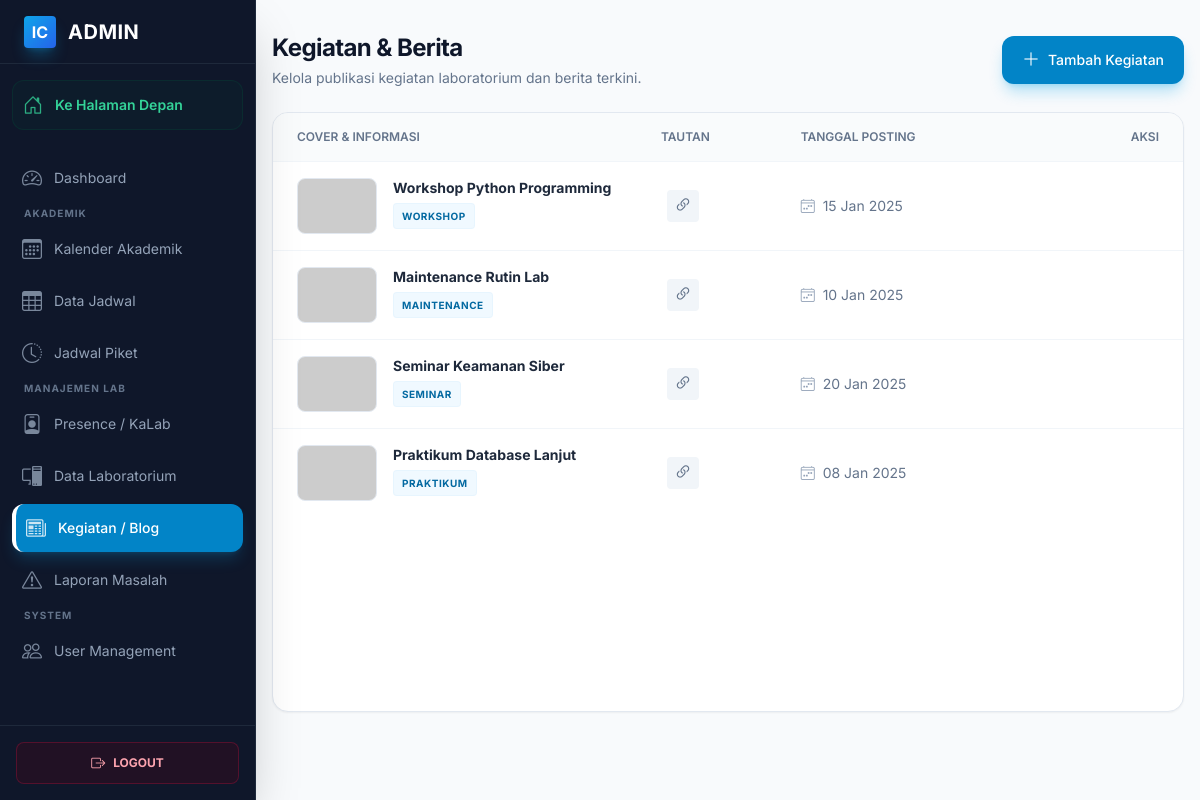
The app's page /public/admin/activities (signed in) with its own data.
### tables this page shows
CREATE TABLE `lab_activities` (
  `id` int(11) NOT NULL,
  `title` varchar(200) NOT NULL,
  `image_cover` varchar(255) DEFAULT NULL,
  `activity_type` enum('praktikum','workshop','seminar','maintenance','other') NOT NULL,
  `activity_date` date NOT NULL,
  `location` varchar(100) DEFAULT NULL,
  `description` text DEFAULT NULL,
  `status` enum('draft','published','cancelled') DEFAULT 'draft',
  `created_by` int(11) NOT NULL,
  `created_at` timestamp NOT NULL DEFAULT current_timestamp()
);

### app/controllers/AdminController.php (called while the page is built, shortened)
<?php
class AdminController extends Controller
{
    public function listActivities()
    {
        $activityModel = $this->model('LabActivityModel');
        $data = [
            'activities' => $activityModel->getAllActivities()
        ];
        $this->view('admin/activities/index', $data);
    }
}

### app/core/Router.php (called while the page is built, shortened)
<?php
class Router {
    private $routes = [];
    private $params = [];
    private function addRoute($method, $uri, $controller) {
        $this->routes[] = [
            'method' => $method,
            'uri' => $uri,
            'controller' => $controller
        ];
    }
    public function dispatch() {
        $requestMethod = $_SERVER['REQUEST_METHOD'];
        $requestUri = $this->getRequestUri();
        foreach ($this->routes as $route) {
            if ($route['method'] !== $requestMethod) {
                continue;
            }
            if ($this->matchRoute($route['uri'], $requestUri)) {
                return $this->callController($route['controller']);
            }
        }
    }
    private function getRequestUri() {
        $uri = $_GET['url'] ?? '/';
        $uri = '/' . trim($uri, '/');
        return $uri;
    }
    private function matchRoute($pattern, $uri) {
        $pattern = preg_replace('/\/:([^\/]+)/', '/(?P<$1>[^/]+)', $pattern);
        $pattern = '#^' . $pattern . '$#';
        if (preg_match($pattern, $uri, $matches)) {
            $this->params = array_filter($matches, 'is_string', ARRAY_FILTER_USE_KEY);
            return true;
        }
        return false;
    }
    private function callController($controllerString) {
        list($controllerName, $method) = explode('@', $controllerString);
        $controller = new $controllerName();
        call_user_func_array([$controller, $method], $this->params);
    }
}

### public/index.php (called while the page is built, shortened)
<?php
require_once APP_PATH . '/core/Router.php';
require_once APP_PATH . '/core/Controller.php';
require_once APP_PATH . '/core/Model.php';
require_once APP_PATH . '/config/database.php';
require_once APP_PATH . '/helpers/functions.php';
$router = new Router();
$router->dispatch();

### app/helpers/functions.php (called while the page is built, shortened)
<?php
function e($string) {
    return htmlspecialchars($string, ENT_QUOTES, 'UTF-8');
}
function formatDate($date, $format = 'd M Y') {
    return date($format, strtotime($date));
}
function url($path = '') {
    return BASE_URL . '/' . ltrim($path, '/');
}

### app/core/Model.php (called while the page is built, shortened)
<?php
class Model {
    protected $db;
    public function __construct() {
        $this->db = getDBConnection();
    }
    public function query($sql, $params = []) {
        $stmt = $this->db->prepare($sql);
        $stmt->execute($params);
        return $stmt->fetchAll();
    }
}

### app/config/database.php (called while the page is built, shortened)
<?php
function getDBConnection()
{
    static $pdo = null;
    if ($pdo === null) {
        try {
            $dsn = "mysql:host=" . DB_HOST . ";port=" . DB_PORT . ";dbname=" . DB_NAME . ";charset=" . DB_CHARSET;
            $options = [
                PDO::ATTR_ERRMODE            => PDO::ERRMODE_EXCEPTION,
                PDO::ATTR_DEFAULT_FETCH_MODE => PDO::FETCH_ASSOC,
                PDO::ATTR_EMULATE_PREPARES   => false,
            ];
            $pdo = new PDO($dsn, DB_USER, DB_PASS, $options);
        } catch (PDOException $e) {
            die("Database connection failed: " . $e->getMessage());
        }
    }
    return $pdo;
}

### app/models/LabActivityModel.php (called while the page is built, shortened)
<?php
class LabActivityModel extends Model
{
    public function getAllActivities()
    {
        $sql = "SELECT a.*, u.name as author_name
                FROM lab_activities a
                JOIN users u ON a.created_by = u.id
                ORDER BY a.created_at DESC";
        return $this->query($sql);
    }
}

### app/views/admin/activities/index.php (the view, shortened to what this page needs)
<?php include APP_PATH . '/views/layouts/header.php'; ?>
<div class="antialiased bg-slate-50 min-h-screen">
    <?php include APP_PATH . '/views/layouts/sidebar.php'; ?>
    <main class="p-4 sm:ml-64 pt-8 transition-all duration-300">
        <div class="max-w-7xl mx-auto">
            <div class="flex flex-col sm:flex-row justify-between items-start sm:items-center mb-6 gap-4">
                <div>
                    <h1 class="text-2xl font-bold tracking-tight text-slate-900">Kegiatan & Berita</h1>
                    <p class="text-slate-500 text-sm mt-1">Kelola publikasi kegiatan laboratorium dan berita terkini.</p>
                </div>
                <a href="<?= url('/admin/activities/create') ?>"
                   class="inline-flex items-center gap-2 bg-primary-600 hover:bg-primary-700 text-white text-sm font-medium px-5 py-2.5 rounded-xl shadow-lg shadow-primary-500/30 transition-all transform hover:-translate-y-0.5 focus:ring-4 focus:ring-primary-100">
                    <i class="bi bi-plus-lg text-lg"></i>
                    <span>Tambah Kegiatan</span>
                </a>
            </div>
            <div class="bg-white border border-slate-200 rounded-2xl shadow-sm overflow-hidden min-h-[600px] flex flex-col">
                <div class="overflow-x-auto w-full">
                    <table class="w-full text-sm text-left text-slate-600">
                        <thead class="text-xs text-slate-500 uppercase bg-slate-50/80 border-b border-slate-100">
                            <tr>
                                <th scope="col" class="px-6 py-4 font-semibold w-[40%]">Cover & Informasi</th>
                                <th scope="col" class="px-6 py-4 font-semibold">Tautan</th>
                                <th scope="col" class="px-6 py-4 font-semibold">Tanggal Posting</th>
                                <th scope="col" class="px-6 py-4 font-semibold text-right">Aksi</th>
                            </tr>
                        </thead>
                        <tbody class="divide-y divide-slate-100">
                            <?php if (!empty($activities)): ?>
                                <?php foreach ($activities as $activity): ?>
                                    <tr class="group hover:bg-slate-50/80 transition-colors duration-200">
                                        <td class="px-6 py-4">
                                            <div class="flex items-start gap-4">
                                                <div class="w-20 h-14 rounded-lg overflow-hidden bg-slate-100 shrink-0 border border-slate-200 relative group-hover:shadow-sm transition-all">
                                                    <?php if (!empty($activity['image_cover'])): ?>
                                                        <img src="<?= e($activity['image_cover']) ?>" class="w-full h-full object-cover transition-transform duration-500 group-hover:scale-110">
                                                    <?php else: ?>
                                                        <div class="w-full h-full flex items-center justify-center text-slate-400">
                                                            <i class="bi bi-image text-xl"></i>
                                                        </div>
                                                    <?php endif; ?>
                                                </div>
                                                <div class="flex-1 min-w-0">
                                                    <div class="font-bold text-slate-800 line-clamp-2 leading-snug mb-1.5">
                                                        <?= e($activity['title']) ?>
                                                    </div>
                                                    <span class="inline-flex items-center px-2 py-0.5 rounded text-[10px] font-bold uppercase tracking-wider bg-primary-50 text-primary-700 border border-primary-100/50">
                                                        <?= e($activity['activity_type']) ?>
                                                    </span>
                                                </div>
                                            </div>
                                        </td>
                                        <td class="px-6 py-4">
                                            <a href="<?= e($activity['link_url']) ?>" target="_blank"
                                               class="group/link flex items-center gap-2 max-w-[200px] text-slate-500 hover:text-primary-600 transition-colors p-1.5 rounded-lg hover:bg-white">
                                                <div class="w-8 h-8 rounded bg-slate-100 flex items-center justify-center text-slate-500 group-hover/link:bg-primary-50 group-hover/link:text-primary-600 transition-colors shrink-0">
                                                    <i class="bi bi-link-45deg text-lg"></i>
                                                </div>
                                            </a>
                                        </td>
                                        <td class="px-6 py-4 whitespace-nowrap">
                                            <div class="flex items-center gap-2 text-slate-500">
                                                <i class="bi bi-calendar4-week text-slate-400"></i>
                                                <span><?= formatDate($activity['activity_date']) ?></span>
                                            </div>
                                        </td>
                                        <td class="px-6 py-4 text-right">
                                        </td>
                                    </tr>
                                <?php endforeach; ?>
                            <?php endif; ?>
                        </tbody>
                    </table>
                </div>
            </div>
        </div>
    </main>
</div>

### public/assets/css/style.css (style rules this page uses)
:root { --primary-color: #2563eb; --secondary-color: #475569; --success-color: #10b981; --danger-color: #ef4444; --warning-color: #f59e0b; --light-bg: #f8fafc; --dark-text: #1e293b; --border-color: #e2e8f0; }
* { margin: 0; padding: 0; box-sizing: border-box; }
body { font-family: 'Segoe UI', Tahoma, Geneva, Verdana, sans-serif; background-color: var(--light-bg); color: var(--dark-text); line-height: 1.6; }

### app/views/layouts/header.php (style rules this page uses)
body { font-family: 'Inter', sans-serif; }

### records on screen
lab_activities: title "Workshop Python Programming", activity_type "WORKSHOP", activity_date "15 Jan 2025"
lab_activities: title "Maintenance Rutin Lab", activity_type "MAINTENANCE", activity_date "10 Jan 2025"
lab_activities: title "Seminar Keamanan Siber", activity_type "SEMINAR", activity_date "20 Jan 2025"
lab_activities: title "Praktikum Database Lanjut", activity_type "PRAKTIKUM", activity_date "08 Jan 2025"
